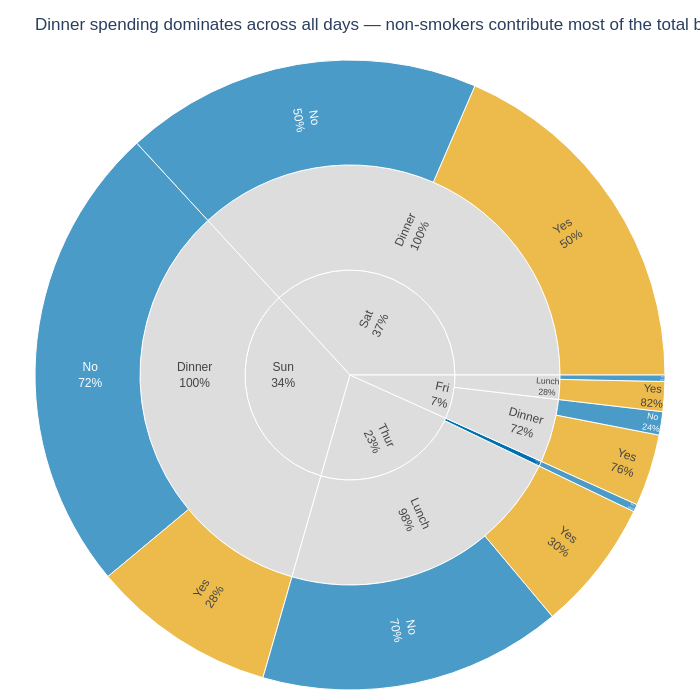

Write notebook code for a chart like this one.
### Markdown cell above
## Task 2 — Sunburst: tipping behaviour by day and meal time

**What to build:** A sunburst chart using the built-in `tips` dataset showing how **total bill amount** is distributed across day → time → smoker status.

**Requirements:**
- Load tips with `px.data.tips()`
- Aggregate **total bill** (sum of `total_bill`) per group — not count
- Hierarchy: `path=['day', 'time', 'smoker']`
- Colour encodes smoker status with a CVD-safe blue/orange palette
- Grey out parent nodes (day and time level)
- Use `percent parent` for text labels
- Insight title describing where the most spending happens

> 💡 `tips.groupby(['day', 'time', 'smoker'])['total_bill'].sum().reset_index()`

### Code cell
# Task 2
# YOUR CODE HERE
# =========================================================
# Task 2 — Sunburst: tipping behaviour by day and meal time
# =========================================================

# Load tips dataset
tips = px.data.tips()

# Aggregate total bill amount
df_sun = (
    tips.groupby(['day', 'time', 'smoker'])['total_bill']
    .sum()
    .reset_index()
)

# CVD-safe smoker colour palette
color_map = {
    'Yes': '#E69F00',   # orange
    'No': '#0072B2'     # blue
}

# Sunburst chart
fig = px.sunburst(
    df_sun,
    path=['day', 'time', 'smoker'],
    values='total_bill',
    color='smoker',
    color_discrete_map=color_map,
    labels={
        'total_bill': 'Total Bill ($)',
        'smoker': 'Smoker'
    },
    height=700,
    width=700
)

# Customise labels and hover
fig.update_traces(
    textinfo='label+percent parent',
    insidetextorientation='radial',
    hovertemplate='<b>%{label}</b><br>Total Bill: $%{value:,.0f}<br>%{percentParent:.0%} of %{parent}<extra></extra>'
)

# Grey out parent nodes
fig.data[0].marker.colors = [
    c if c in color_map.values() else '#DDDDDD'
    for c in fig.data[0].marker.colors
]

# Layout
fig.update_layout(
    title='Dinner spending dominates across all days — non-smokers contribute most of the total bill amount',
    font=dict(family='Arial', size=12),
    paper_bgcolor='white',
    margin=dict(l=10, r=10, t=60, b=10)
)

fig.show()

### Figure 1 — Plotly figure (JSON) as saved in the notebook; plotly's stock layout.template omitted (floating-point values rounded to 4 significant figures)
{"data": [{"branchvalues": "total", "customdata": [["(?)"], ["(?)"], ["(?)"], ["(?)"], ["(?)"], ["(?)"], ["(?)"], ["(?)"], ["(?)"], ["No"], ["No"], ["No"], ["No"], ["No"], ["No"], ["No"], ["Yes"], ["Yes"], ["Yes"], ["Yes"], ["Yes"]], "domain": {"x": [0, 1], "y": [0, 1]}, "hovertemplate": "<b>%{label}</b><br>Total Bill: $%{value:,.0f}<br>%{percentParent:.0%} of %{parent}<extra></extra>", "ids": ["Thur", "Sat", "Fri", "Thur/Lunch", "Sun/Dinner", "Sat/Dinner", "Fri/Lunch", "Fri/Dinner", "Sun", "Thur/Dinner", "Fri/Dinner/No", "Thur/Dinner/No", "Sun/Dinner/No", "Sat/Dinner/No", "Fri/Lunch/No", "Thur/Lunch/No", "Sun/Dinner/Yes", "Sat/Dinner/Yes", "Fri/Lunch/Yes", "Fri/Dinner/Yes", "Thur/Lunch/Yes"], "insidetextorientation": "radial", "labels": ["Thur", "Sat", "Fri", "Lunch", "Dinner", "Dinner", "Lunch", "Dinner", "Sun", "Dinner", "No", "No", "No", "No", "No", "No", "Yes", "Yes", "Yes", "Yes", "Yes"], "marker": {"colors": ["#DDDDDD", "#DDDDDD", "#DDDDDD", "#DDDDDD", "#DDDDDD", "#DDDDDD", "#DDDDDD", "#DDDDDD", "#DDDDDD", "#0072B2", "#0072B2", "#0072B2", "#0072B2", "#0072B2", "#0072B2", "#0072B2", "#E69F00", "#E69F00", "#E69F00", "#E69F00", "#E69F00"]}, "name": "", "parents": ["", "", "", "Thur", "Sun", "Sat", "Fri", "Fri", "", "Thur", "Fri/Dinner", "Thur/Dinner", "Sun/Dinner", "Sat/Dinner", "Fri/Lunch", "Thur/Lunch", "Sun/Dinner", "Sat/Dinner", "Fri/Lunch", "Fri/Dinner", "Thur/Lunch"], "textinfo": "label+percent parent", "type": "sunburst", "values": [1096.0, 1778.0, 325.9, 1078.0, 1627.0, 1778.0, 89.92, 236.0, 1627.0, 18.78, 57.7, 18.78, 1169.0, 884.8, 15.98, 751.3, 458.3, 893.6, 73.94, 178.3, 326.2]}], "layout": {"font": {"family": "Arial", "size": 12}, "height": 700, "legend": {"tracegroupgap": 0}, "margin": {"b": 10, "l": 10, "r": 10, "t": 60}, "paper_bgcolor": "white", "title": {"text": "Dinner spending dominates across all days — non-smokers contribute most of the total bill amount"}, "width": 700}}
